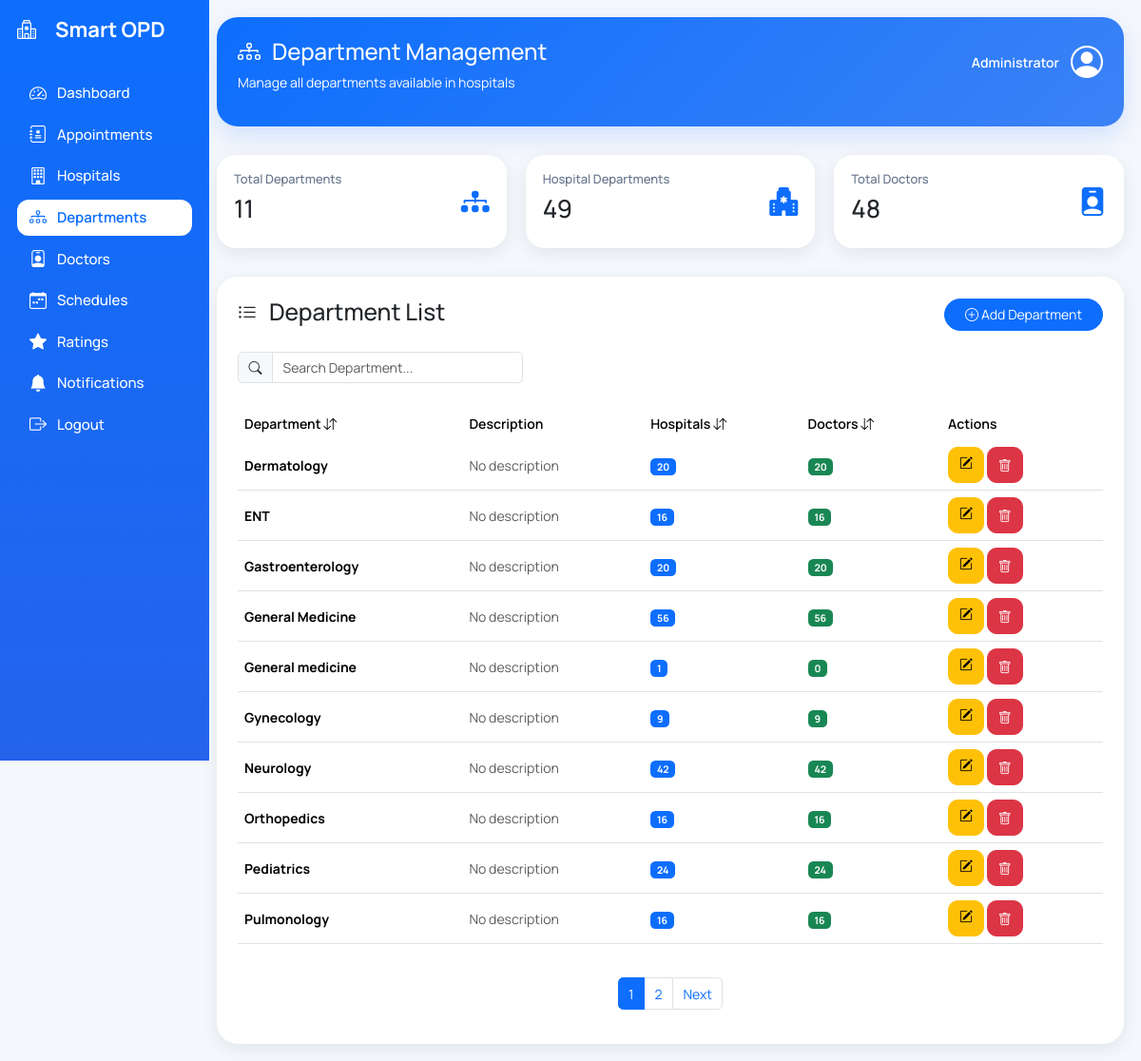
/admin-panel/departments/, run on the app's committed database.
### opdapp/models.py (models this page shows, shortened)
class Department(models.Model):
    name = models.CharField(max_length=100)
    description = models.TextField(blank=True)

### opdapp/views.py (the view)
def department_management(request):
    department_list = Department.objects.annotate(
        hospital_count=Count("hospitaldepartment"),
        doctor_count=Count("doctor"),
    ).order_by("name")
    paginator = Paginator(department_list, 10)
    page_number = request.GET.get("page")
    departments = paginator.get_page(page_number)
    context = {
        "departments": departments,
        "department_count": Department.objects.count(),
        "hospital_department_count": HospitalDepartment.objects.count(),
        "doctor_count": Doctor.objects.count(),
    }
    return render(
        request,
        "departments/department_management.html",
        context,
    )

### opdapp/templates/departments/department_management.html (shortened to what this page needs)
{% extends "admin/base_admin.html" %}
{% block department_active %}
active
{% endblock %}
{% block content %}
<div class="dashboard-header">
<div class="header-content">
    <div>
        <h1>
            <i class="bi bi-diagram-3"></i>
            Department Management
        </h1>
        <p>
            Manage all departments available in hospitals
        </p>
    </div>
    <div class="admin-profile">
        <span>Administrator</span>
        <i class="bi bi-person-circle"></i>
    </div>
</div>
</div>
<div class="summary-row">
<div class="summary-card">
<div>
<h5>Total Departments</h5>
<h2>{{ department_count }}</h2>
</div>
<i class="bi bi-diagram-3-fill"></i>
</div>
<div class="summary-card">
<div>
<h5>Hospital Departments</h5>
<h2>{{ hospital_department_count }}</h2>
</div>
<i class="bi bi-hospital-fill"></i>
</div>
<div class="summary-card">
<div>
<h5>Total Doctors</h5>
<h2>{{ doctor_count }}</h2>
</div>
<i class="bi bi-person-badge-fill"></i>
</div>
</div>
<div class="main-card">
<div class="d-flex justify-content-between align-items-center mb-4">
<h3>
<i class="bi bi-list-ul"></i>
Department List
</h3>
<a
href="{% url 'department_add' %}"
class="btn btn-primary rounded-pill px-4">
<i class="bi bi-plus-circle"></i>
Add Department
</a>
</div>
<div class="search-box">
<div class="input-group">
<span class="input-group-text">
<i class="bi bi-search"></i>
</span>
<input
type="text"
id="departmentSearch"
class="form-control"
placeholder="Search Department...">
</div>
</div>
<div class="table-responsive">
<table
class="table table-hover align-middle"
id="departmentTable">
<thead>
<tr>
<th onclick="sortTable(0)">
Department
<i class="bi bi-arrow-down-up"></i>
</th>
<th>
Description
</th>
<th onclick="sortTable(2)">
Hospitals
<i class="bi bi-arrow-down-up"></i>
</th>
<th onclick="sortTable(3)">
Doctors
<i class="bi bi-arrow-down-up"></i>
</th>
<th width="170">
Actions
</th>
</tr>
</thead>
<tbody>
{% for department in departments %}
<tr>
    <td>
        <strong>
            {{ department.name }}
        </strong>
    </td>
    <td>
        {% if department.description %}
            {{ department.description|truncatechars:60 }}
        {% else %}
            <span class="text-muted">
                No description
            </span>
        {% endif %}
    </td>
    <td>
        <span class="badge bg-primary">
            {{ department.hospital_count }}
        </span>
    </td>
    <td>
        <span class="badge bg-success">
            {{ department.doctor_count }}
        </span>
    </td>
    <td>
        <a
            href="{% url 'department_edit' department.id %}"
            class="btn btn-warning action-btn">
            <i class="bi bi-pencil-square"></i>
        </a>
        <button
            class="btn btn-danger action-btn deleteBtn"
            data-id="{{ department.id }}"
            data-name="{{ department.name }}">
            <i class="bi bi-trash"></i>
        </button>
    </td>
</tr>
{% endfor %}
</tbody>
</table>
</div>
{% if departments.has_other_pages %}
<nav class="mt-4">
<ul class="pagination justify-content-center">
{% for page in departments.paginator.page_range %}
<li class="page-item {% if departments.number == page %}active{% endif %}">
<a
class="page-link"
href="?page={{ page }}">
{{ page }}
</a>
</li>
{% endfor %}
{% if departments.has_next %}
<li class="page-item">
<a
class="page-link"
href="?page={{ departments.next_page_number }}">
Next
</a>
</li>
{% endif %}
</ul>
</nav>
{% endif %}
</div>
{% endblock %}

### opdapp/templates/admin/base_admin.html (style rules this page uses)
* { margin:0; padding:0; box-sizing:border-box; font-family: 'Manrope', sans-serif; font-size:14px; }
body { background:#f4f7fc; }

### opdapp/templates/departments/department_management.html (style rules this page uses)
.dashboard-header { background:linear-gradient(135deg,#0d6efd,#3b82f6); color:white; padding:22px; border-radius:22px; margin-bottom:30px; box-shadow:0 10px 25px rgba(13,110,253,.15); }
.header-content { display:flex; justify-content:space-between; align-items:flex-start; }
.admin-profile { display:flex; align-items:center; gap:12px; font-size:16px; font-weight:600; color:white; }
.admin-profile i { font-size:34px; }
.dashboard-header h1 { display:flex; align-items:center; gap:12px; font-size:24px; font-weight:500; }
.dashboard-header h1 i { font-size:24px; }
.summary-row { display:flex; gap:20px; flex-wrap:wrap; margin-bottom:30px; }
.summary-card { flex:1; min-width:220px; background:white; border-radius:20px; padding:18px; display:flex; justify-content:space-between; align-items:center; box-shadow:0 5px 18px rgba(0,0,0,.08); transition:.3s; }
.summary-card h5 { color:#64748b; font-size:13px; margin-bottom:8px; }
.summary-card h2 { font-size:26px; }
.summary-card i { font-size:30px; color:#0d6efd; }
.main-card { background:white; border-radius:22px; padding:22px; box-shadow:0 5px 18px rgba(0,0,0,.08); }
.search-box { width:300px; }
.table { margin-top:25px; }
.table thead { background:#eef4ff; }
.table th { border:none; font-weight:600; cursor:pointer; }
.table td { vertical-align:middle; }
.action-btn { width:38px; height:38px; border-radius:10px; }
h3 i { font-size:20px !important; margin-right:8px; }

### data on the page
Department: name "Dermatology", description "No description", hospital_count "20", doctor_count "20"
Department: name "ENT", description "No description", hospital_count "16", doctor_count "16"
Department: name "Gastroenterology", description "No description", hospital_count "20", doctor_count "20"
Department: name "General Medicine", description "No description", hospital_count "56", doctor_count "56"
Department: name "General medicine", description "No description", hospital_count "1", doctor_count "0"
Department: name "Gynecology", description "No description", hospital_count "9", doctor_count "9"
Department: name "Neurology", description "No description", hospital_count "42", doctor_count "42"
Department: name "Orthopedics", description "No description", hospital_count "16", doctor_count "16"
Department: name "Pediatrics", description "No description", hospital_count "24", doctor_count "24"
Department: name "Pulmonology", description "No description", hospital_count "16", doctor_count "16"

### other printed values
{{ department_count }} "11"
{{ hospital_department_count }} "49"
{{ doctor_count }} "48"
{{ page }} "1" "2"
